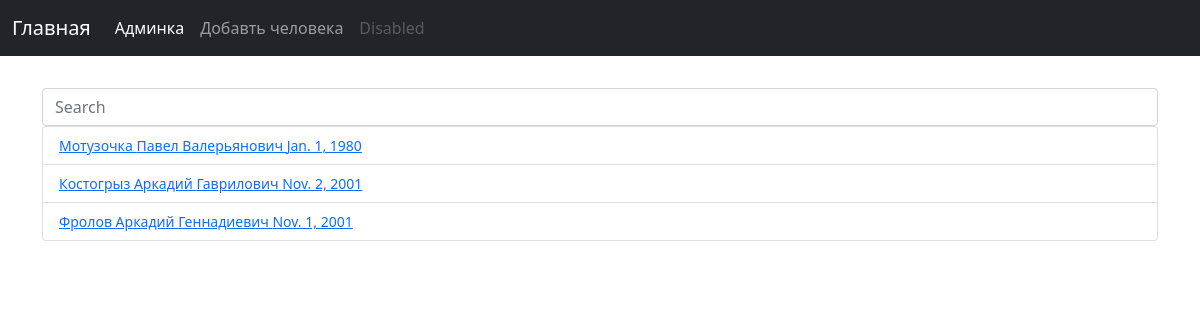
The page / on the database its author committed.
### mobilization/models.py (models this page shows, shortened)
class Person(models.Model):
    STATUS_TYPES_CHOISES = [
        ("M", "Мобилизованный"),
        ("W", "Военнослужащий"),
        ("D", "Погибший"),
        ("C", "Комиссованный"),
        ("L", "Пропавший без вести"),
    ]
    firstname = models.CharField("Фамилия", max_length = 35)
    lastname = models.CharField("Имя", max_length = 35)
    fathername = models.CharField("Отчество", max_length = 35)
    birthday = models.DateField("Дата рождения")
    status = models.CharField("Статус военнослужащего", max_length=1, choices=STATUS_TYPES_CHOISES, blank=False)
    statusdate = models.DateField("Дата получения статуса")
    otherdata = models.CharField("Примечание", max_length = 100)

### mobilization/views.py (the view)
# urls.py: path('', PersonsPageView.as_view(), name='home'),
class PersonsPageView(ListView):
	model = Person
	template_name = "personview.html"
	context_object_name = "persons"

### templates/personview.html
{% extends 'base.html' %}
{% block content %}
    <input class="form-control me-2" type="search" placeholder="Search" aria-label="Search">
<ul class="list-group">
{% for person in persons %}
    <li class="list-group-item"><a href="{% url 'persondetail' person.pk %}"> {{ person.firstname }} {{ person.lastname }} {{ person.fathername }}  {{ person.birthday }}</a></li>
{% endfor %}
</ul>
{% endblock content %}

### templates/base.html (shortened to what this page needs)
{% load static %}
<!doctype html>
<html lang="en">
  <head>
    <link rel="stylesheet" href="https://cdnjs.cloudflare.com/ajax/libs/datepicker/0.6.5/datepicker.min.css" />
<link href="{% static 'assets/dist/css/bootstrap.min.css' %}" rel="stylesheet">
    <link href="{% static 'navbar-top-fixed.css' %}" rel="stylesheet">
  </head>
  <body>
<nav class="navbar navbar-expand-md navbar-dark fixed-top bg-dark">
  <div class="container-fluid">
    <a class="navbar-brand" href="{% url 'home' %}">Главная</a>
    <div class="collapse navbar-collapse" id="navbarCollapse">
      <ul class="navbar-nav me-auto mb-2 mb-md-0">
        <li class="nav-item">
          <a class="nav-link active" aria-current="page" href="{% url 'admin:index' %}">Админка</a>
        </li>
        <li class="nav-item">
          <a class="nav-link" href="{% url 'personnew' %}">Добавть человека</a>
        </li>
        <li class="nav-item">
          <a class="nav-link disabled">Disabled</a>
        </li>
      </ul>
    </div>
  </div>
</nav>
<div class="container mt-3" style="width: 95%; font-size: 14px;">
    {% block content %}
    {% endblock content %}
</div>
  </body>
</html>

### static/navbar-top-fixed.css (style rules this page uses)
body { min-height: 75rem; padding-top: 4.5rem; }

### rows shown on the page
Person: firstname "Мотузочка", lastname "Павел", fathername "Валерьянович", birthday "Jan. 1, 1980"
Person: firstname "Костогрыз", lastname "Аркадий", fathername "Гаврилович", birthday "Nov. 2, 2001"
Person: firstname "Фролов", lastname "Аркадий", fathername "Геннадиевич", birthday "Nov. 1, 2001"
